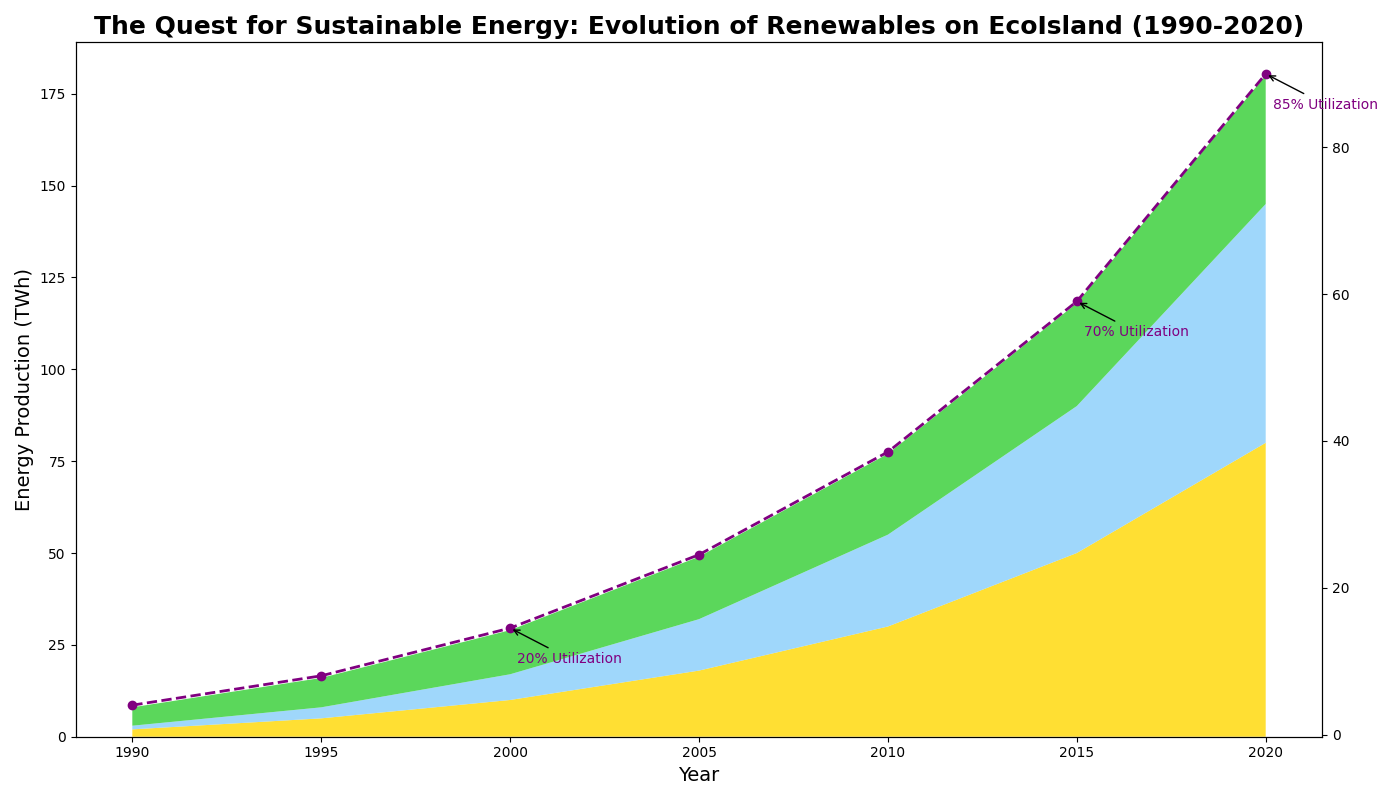

Python code for this plot:
import matplotlib.pyplot as plt
import numpy as np

years = np.arange(1990, 2022, 5)

# Artificial data for selected renewable energy sources in terawatt-hours (TWh)
renewable_energy_data = {
    'Solar': np.array([2, 5, 10, 18, 30, 50, 80]),
    'Wind': np.array([1, 3, 7, 14, 25, 40, 65]),
    'Biomass': np.array([5, 8, 12, 17, 22, 28, 35])
}

total_renewable_energy = np.sum(list(renewable_energy_data.values()), axis=0)
total_energy_potential = 200

fig, ax1 = plt.subplots(figsize=(14, 8))
ax1.stackplot(years, renewable_energy_data.values(), colors=['#FFD700', '#87CEFA', '#32CD32'], alpha=0.8)

ax1.set_title('The Quest for Sustainable Energy: Evolution of Renewables on EcoIsland (1990-2020)', 
              fontsize=18, fontweight='bold', ha='center')
ax1.set_xlabel('Year', fontsize=14)
ax1.set_ylabel('Energy Production (TWh)', fontsize=14)

ax2 = ax1.twinx()
total_energy_percentage = (total_renewable_energy / total_energy_potential) * 100
ax2.plot(years, total_energy_percentage, color='purple', linestyle='--', marker='o', linewidth=2)

milestones = {
    2000: (total_energy_percentage[2], '20% Utilization'),
    2015: (total_energy_percentage[5], '70% Utilization'),
    2020: (total_energy_percentage[6], '85% Utilization')
}
for year, (percent, text) in milestones.items():
    ax2.annotate(f'{text}', xy=(year, percent), xycoords='data', 
                 xytext=(5, -25), textcoords='offset points',
                 arrowprops=dict(facecolor='black', arrowstyle='->'), 
                 fontsize=10, color='purple')

plt.tight_layout()
plt.show()
